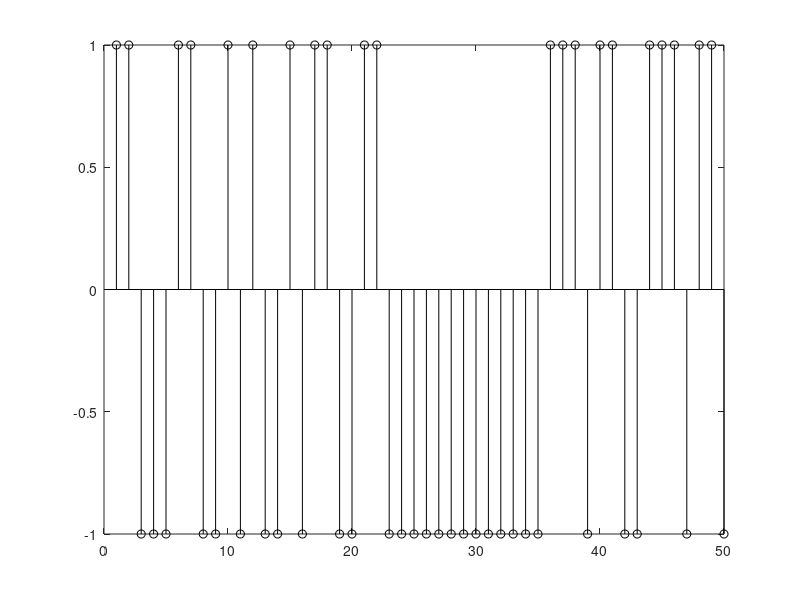
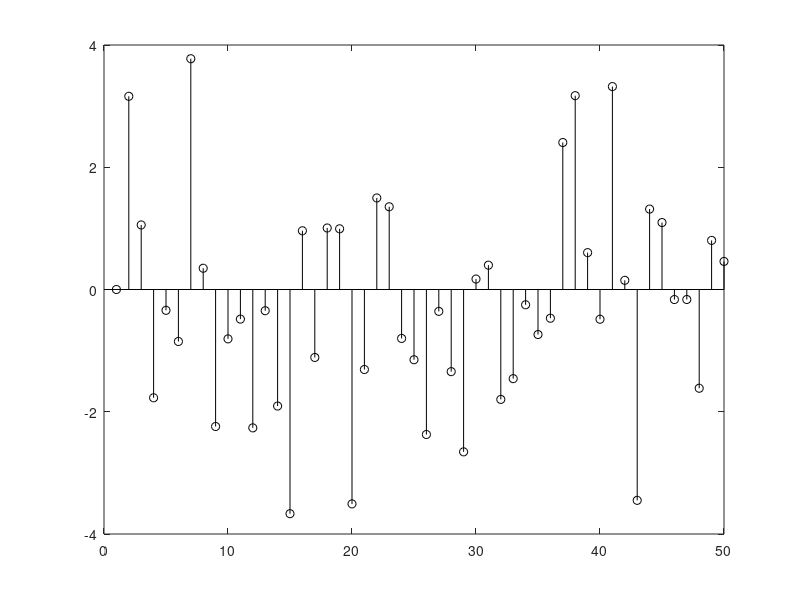
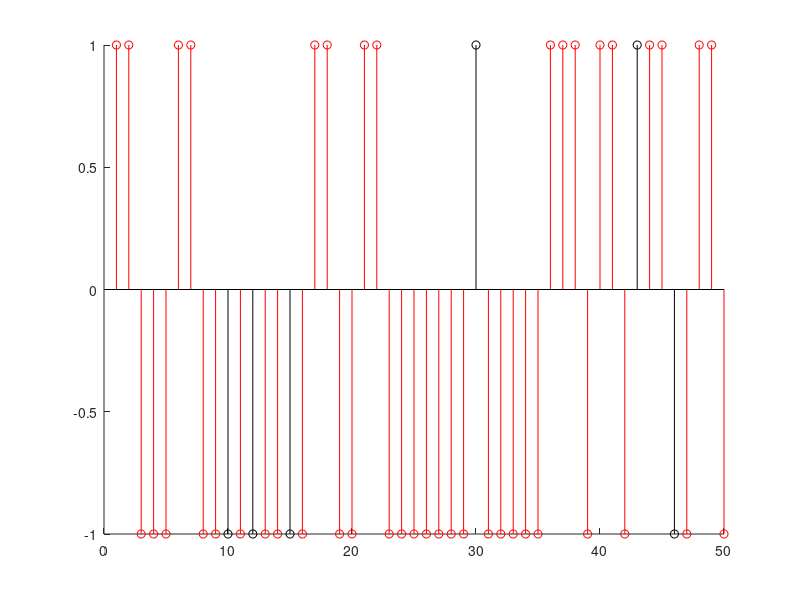

The MATLAB source for these figures, in order:
%-----------------------------------------------------------------
%  MATLAB code for Exercise 4.27
%  Channel equalization
%-----------------------------------------------------------------


clear;
rseed	= 1;
rand('state',rseed);


N = 50 + 2;

u = zeros(N,1);
d = zeros(N,1);

%Create a set of 50 equiprobable +-1 samples
s = sign(2*rand(N,1)-1);
sigma = sqrt(var(s));

%create a noise sequence
sigma_n = 1;
%add the noise to the original sequence
noise = sigma_n*randn(N,1);

%Solve the normal equations
S = [1.25*sigma^2 + sigma_n^2   0.5*sigma^2  0;  0.5*sigma^2  1.25*sigma^2 + sigma_n^2  0.5*sigma^2;  0  0.5*sigma^2  1.25*sigma^2 + sigma_n^2];
p = [sigma^2; 0.5*sigma^2; 0];
w = S\p;

%create the reconstructed signal
u(1) = 0;
u(2) = 0;
d(1) = 0;
d(2) = 0;
for n=3:N
    u(n) = 0.5*s(n) + s(n-1) + noise(n);
    d(n-1) = w(1)*u(n) + w(2)*u(n-1) + w(3)*u(n-2);
end;


% figure(1);
% hold on;
% subplot(2,2,1);
% stem(s,'k');
% subplot(2,2,2);
% stem(u,'k');
% subplot(2,2,3);
% stem(d,'k');
% stem(s,'r');



%plot the results
figure(1);
stem(s(2:51),'k');

figure(2)
stem(u(2:51),'k');


errors = sum(abs(sign(d(2:51))-s(2:51)))/2;

valids_p(2:51) = sign(d(2:51))== s(2:51);
errors_p(2:51) = sign(d(2:51))~= s(2:51);

figure(3);
hold on;

for n=2:51
    if sign(d(n)) == s(n) 
        stem(n-1,sign(d(n)),'r');
    else
        stem(n-1,sign(d(n)),'k');
    end;
end;
% stem(sign(d(2:51)),'k');
% stem(s(2:51),'r');

